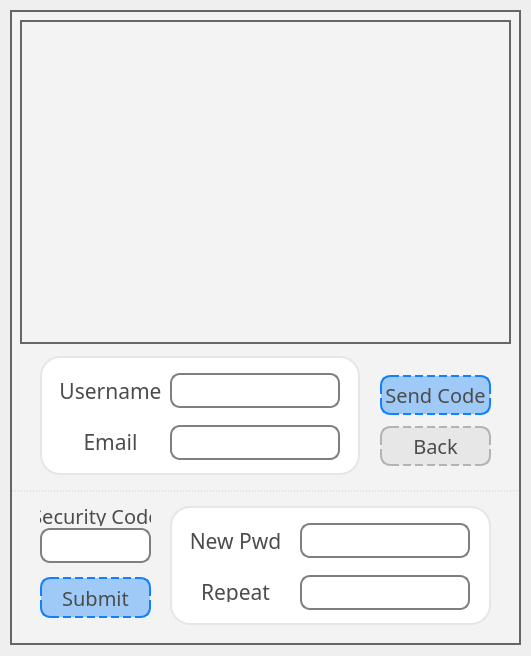
<?xml version="1.0" encoding="UTF-8"?>
<ui version="4.0">
 <class>ForgetPassword</class>
 <widget class="QWidget" name="ForgetPassword">
  <property name="geometry">
   <rect>
    <x>0</x>
    <y>0</y>
    <width>531</width>
    <height>656</height>
   </rect>
  </property>
  <property name="windowTitle">
   <string>Form</string>
  </property>
  <widget class="QFrame" name="frame_2">
   <property name="geometry">
    <rect>
     <x>10</x>
     <y>10</y>
     <width>511</width>
     <height>635</height>
    </rect>
   </property>
   <property name="styleSheet">
    <string notr="true">QFrame{
	background: rgb(243, 243, 243);
	border: 2px solid rgb(102, 102, 102);
}</string>
   </property>
   <property name="frameShape">
    <enum>QFrame::StyledPanel</enum>
   </property>
   <property name="frameShadow">
    <enum>QFrame::Raised</enum>
   </property>
   <widget class="QWidget" name="verticalLayoutWidget">
    <property name="geometry">
     <rect>
      <x>370</x>
      <y>360</y>
      <width>111</width>
      <height>101</height>
     </rect>
    </property>
    <layout class="QVBoxLayout" name="verticalLayout">
     <item>
      <widget class="QPushButton" name="pushButton_2">
       <property name="minimumSize">
        <size>
         <width>10</width>
         <height>40</height>
        </size>
       </property>
       <property name="font">
        <font>
         <family>Helvetica 12</family>
         <pointsize>15</pointsize>
         <weight>9</weight>
         <italic>false</italic>
         <bold>false</bold>
        </font>
       </property>
       <property name="styleSheet">
        <string notr="true">QPushButton{
	border: 2px dashed rgb(15, 128, 255);
	background:rgba(15, 128, 255, 93);
	border-radius:10px;
	color: rgb(76, 76, 76);
	font: 75 15pt &quot;Helvetica&quot; bold;
}

QPushButton:hover{
	border: 2px dashed rgb(15, 128, 255);
	background:rgba(15, 128, 255, 43);
	border-radius:10px;
	color: rgb(76, 76, 76);
	font: 75 15pt &quot;Helvetica&quot; bold;
}</string>
       </property>
       <property name="text">
        <string>Send Code</string>
       </property>
       <property name="iconSize">
        <size>
         <width>16</width>
         <height>16</height>
        </size>
       </property>
       <property name="default">
        <bool>true</bool>
       </property>
       <property name="flat">
        <bool>false</bool>
       </property>
      </widget>
     </item>
     <item>
      <widget class="QPushButton" name="pushButton">
       <property name="minimumSize">
        <size>
         <width>0</width>
         <height>40</height>
        </size>
       </property>
       <property name="font">
        <font>
         <family>Helvetica 12</family>
         <pointsize>15</pointsize>
         <weight>9</weight>
         <italic>false</italic>
         <bold>false</bold>
        </font>
       </property>
       <property name="styleSheet">
        <string notr="true">QPushButton{
	border: 2px dashed rgb(179, 179, 179);
	border-radius:10px;
	background:rgba(204, 204, 204, 73);
	color: rgb(76, 76, 76);
	font: 75 15pt &quot;Helvetica&quot; bold ;
}

QPushButton:hover{
	border: 2px dashed rgb(179, 179, 179);
	border-radius:10px;
	background:rgba(204, 204, 204, 20);
	color: rgb(76, 76, 76);
	font: 75 15pt &quot;Helvetica&quot; bold ;
}</string>
       </property>
       <property name="text">
        <string>Back</string>
       </property>
       <property name="flat">
        <bool>false</bool>
       </property>
      </widget>
     </item>
    </layout>
   </widget>
   <widget class="QGroupBox" name="groupBox">
    <property name="geometry">
     <rect>
      <x>160</x>
      <y>485</y>
      <width>321</width>
      <height>130</height>
     </rect>
    </property>
    <property name="styleSheet">
     <string notr="true">QGroupBox{
	border: 2px solid rgb(230, 230, 230);
	border-radius:20px;
	background:white;
	margin-top: 11 px;
}

QGroupBox::title {
	background: rgb(248, 248, 248);
	subcontrol-origin: margin;
	subcontrol-position: top center;	
	padding: 3 1px;
	color: rgba(15, 128, 255, 193);
	border: 2px solid rgba(15, 128, 255, 193);
	border-radius:10px;
}</string>
    </property>
    <property name="title">
     <string/>
    </property>
    <widget class="QLineEdit" name="lineEdit_3">
     <property name="geometry">
      <rect>
       <x>130</x>
       <y>28</y>
       <width>170</width>
       <height>35</height>
      </rect>
     </property>
     <property name="styleSheet">
      <string notr="true">QLineEdit{
	border: 2px solid rgb(127, 127, 127);
	border-radius:10px;
	font: 75 16pt &quot;Helvetica&quot; bold;
	lineedit-password-mask-delay: 500;
}
</string>
     </property>
     <property name="maxLength">
      <number>20</number>
     </property>
     <property name="frame">
      <bool>true</bool>
     </property>
     <property name="echoMode">
      <enum>QLineEdit::Password</enum>
     </property>
     <property name="alignment">
      <set>Qt::AlignCenter</set>
     </property>
     <property name="clearButtonEnabled">
      <bool>false</bool>
     </property>
    </widget>
    <widget class="QLabel" name="label_3">
     <property name="geometry">
      <rect>
       <x>10</x>
       <y>35</y>
       <width>111</width>
       <height>21</height>
      </rect>
     </property>
     <property name="font">
      <font>
       <family>Helvetica 12</family>
       <pointsize>16</pointsize>
       <weight>9</weight>
       <italic>false</italic>
       <bold>false</bold>
      </font>
     </property>
     <property name="styleSheet">
      <string notr="true">QLabel{
	background: white;
	border: 0px;
	color: rgb(76, 76, 76);
	font: 75 16pt &quot;Helvetica&quot; bold;
}</string>
     </property>
     <property name="text">
      <string>New Pwd</string>
     </property>
     <property name="alignment">
      <set>Qt::AlignCenter</set>
     </property>
    </widget>
    <widget class="QLineEdit" name="lineEdit_4">
     <property name="geometry">
      <rect>
       <x>130</x>
       <y>80</y>
       <width>170</width>
       <height>35</height>
      </rect>
     </property>
     <property name="styleSheet">
      <string notr="true">QLineEdit{
	border: 2px solid rgb(127, 127, 127);
	border-radius:10px;
	font: 75 16pt &quot;Helvetica&quot; bold;
	lineedit-password-mask-delay: 500;
}
</string>
     </property>
     <property name="text">
      <string/>
     </property>
     <property name="maxLength">
      <number>20</number>
     </property>
     <property name="echoMode">
      <enum>QLineEdit::Password</enum>
     </property>
     <property name="alignment">
      <set>Qt::AlignCenter</set>
     </property>
    </widget>
    <widget class="QLabel" name="label_4">
     <property name="geometry">
      <rect>
       <x>10</x>
       <y>86</y>
       <width>111</width>
       <height>21</height>
      </rect>
     </property>
     <property name="font">
      <font>
       <family>Helvetica 12</family>
       <pointsize>16</pointsize>
       <weight>9</weight>
       <italic>false</italic>
       <bold>false</bold>
      </font>
     </property>
     <property name="styleSheet">
      <string notr="true">QLabel{
	background: white;
	border: 0px;
	color: rgb(76, 76, 76);
	font: 75 16pt &quot;Helvetica&quot; bold;
}</string>
     </property>
     <property name="text">
      <string>Repeat</string>
     </property>
     <property name="alignment">
      <set>Qt::AlignCenter</set>
     </property>
    </widget>
   </widget>
   <widget class="QGroupBox" name="groupBox_2">
    <property name="geometry">
     <rect>
      <x>30</x>
      <y>335</y>
      <width>320</width>
      <height>130</height>
     </rect>
    </property>
    <property name="styleSheet">
     <string notr="true">QGroupBox{
	border: 2px solid rgb(230, 230, 230);
	border-radius:20px;
	background:white;
	margin-top: 11 px;
}

QGroupBox::title {
	background: rgb(248, 248, 248);
	subcontrol-origin: margin;
	subcontrol-position: top center;	
	padding: 3 1px;
	color: rgba(15, 128, 255, 193);
	border: 2px solid rgba(15, 128, 255, 193);
	border-radius:10px;
}</string>
    </property>
    <property name="title">
     <string/>
    </property>
    <widget class="QLabel" name="label_2">
     <property name="geometry">
      <rect>
       <x>10</x>
       <y>86</y>
       <width>121</width>
       <height>21</height>
      </rect>
     </property>
     <property name="font">
      <font>
       <family>Helvetica 12</family>
       <pointsize>16</pointsize>
       <weight>9</weight>
       <italic>false</italic>
       <bold>false</bold>
      </font>
     </property>
     <property name="styleSheet">
      <string notr="true">QLabel{
	background: white;
	border: 0px;
	color: rgb(76, 76, 76);
	font: 75 16pt &quot;Helvetica&quot; bold;
}</string>
     </property>
     <property name="text">
      <string>Email</string>
     </property>
     <property name="alignment">
      <set>Qt::AlignCenter</set>
     </property>
    </widget>
    <widget class="QLabel" name="label">
     <property name="geometry">
      <rect>
       <x>10</x>
       <y>35</y>
       <width>121</width>
       <height>21</height>
      </rect>
     </property>
     <property name="font">
      <font>
       <family>Helvetica 12</family>
       <pointsize>16</pointsize>
       <weight>9</weight>
       <italic>false</italic>
       <bold>false</bold>
      </font>
     </property>
     <property name="styleSheet">
      <string notr="true">QLabel{
	background: white;
	border: 0px;
	color: rgb(76, 76, 76);
	font: 75 16pt &quot;Helvetica&quot; bold;
}</string>
     </property>
     <property name="text">
      <string>Username</string>
     </property>
     <property name="alignment">
      <set>Qt::AlignCenter</set>
     </property>
    </widget>
    <widget class="QLineEdit" name="lineEdit_2">
     <property name="geometry">
      <rect>
       <x>130</x>
       <y>80</y>
       <width>170</width>
       <height>35</height>
      </rect>
     </property>
     <property name="styleSheet">
      <string notr="true">QLineEdit{
	border: 2px solid rgb(127, 127, 127);
	border-radius:10px;
	font: 75 14pt &quot;Helvetica&quot; bold;
}
</string>
     </property>
     <property name="maxLength">
      <number>30</number>
     </property>
     <property name="echoMode">
      <enum>QLineEdit::Normal</enum>
     </property>
     <property name="alignment">
      <set>Qt::AlignCenter</set>
     </property>
    </widget>
    <widget class="QLineEdit" name="lineEdit">
     <property name="geometry">
      <rect>
       <x>130</x>
       <y>28</y>
       <width>170</width>
       <height>35</height>
      </rect>
     </property>
     <property name="styleSheet">
      <string notr="true">QLineEdit{
	border: 2px solid rgb(127, 127, 127);
	border-radius:10px;
	font: 75 16pt &quot;Helvetica&quot; bold;
}
</string>
     </property>
     <property name="maxLength">
      <number>20</number>
     </property>
     <property name="frame">
      <bool>true</bool>
     </property>
     <property name="alignment">
      <set>Qt::AlignCenter</set>
     </property>
     <property name="clearButtonEnabled">
      <bool>false</bool>
     </property>
    </widget>
   </widget>
   <widget class="QLabel" name="label_5">
    <property name="geometry">
     <rect>
      <x>30</x>
      <y>495</y>
      <width>111</width>
      <height>21</height>
     </rect>
    </property>
    <property name="font">
     <font>
      <family>Helvetica 12</family>
      <pointsize>15</pointsize>
      <weight>9</weight>
      <italic>false</italic>
      <bold>false</bold>
     </font>
    </property>
    <property name="styleSheet">
     <string notr="true">QLabel{
	background: rgb(243, 243, 243);
	border: 0px;
	color: rgb(76, 76, 76);
	font: 75 15pt &quot;Helvetica&quot; bold;
}</string>
    </property>
    <property name="text">
     <string>Security Code</string>
    </property>
    <property name="alignment">
     <set>Qt::AlignCenter</set>
    </property>
   </widget>
   <widget class="QPushButton" name="pushButton_3">
    <property name="geometry">
     <rect>
      <x>30</x>
      <y>567</y>
      <width>111</width>
      <height>41</height>
     </rect>
    </property>
    <property name="minimumSize">
     <size>
      <width>0</width>
      <height>30</height>
     </size>
    </property>
    <property name="font">
     <font>
      <family>Helvetica 12</family>
      <pointsize>15</pointsize>
      <weight>9</weight>
      <italic>false</italic>
      <bold>false</bold>
     </font>
    </property>
    <property name="styleSheet">
     <string notr="true">QPushButton{
	border: 2px dashed rgb(15, 128, 255);
	background:rgba(15, 128, 255, 93);
	border-radius:10px;
	color: rgb(76, 76, 76);
	font: 75 15pt &quot;Helvetica&quot; bold;
}

QPushButton:hover{
	border: 2px dashed rgb(15, 128, 255);
	background:rgba(15, 128, 255, 43);
	border-radius:10px;
	color: rgb(76, 76, 76);
	font: 75 15pt &quot;Helvetica&quot; bold;
}</string>
    </property>
    <property name="text">
     <string>Submit</string>
    </property>
    <property name="iconSize">
     <size>
      <width>16</width>
      <height>16</height>
     </size>
    </property>
    <property name="default">
     <bool>true</bool>
    </property>
    <property name="flat">
     <bool>false</bool>
    </property>
   </widget>
   <widget class="QLineEdit" name="lineEdit_5">
    <property name="geometry">
     <rect>
      <x>30</x>
      <y>518</y>
      <width>111</width>
      <height>35</height>
     </rect>
    </property>
    <property name="styleSheet">
     <string notr="true">QLineEdit{
	border: 2px solid rgb(127, 127, 127);
	border-radius:10px;
	background:white;
	font: 75 16pt &quot;Helvetica&quot; bold;
}
</string>
    </property>
    <property name="maxLength">
     <number>20</number>
    </property>
    <property name="echoMode">
     <enum>QLineEdit::Normal</enum>
    </property>
    <property name="alignment">
     <set>Qt::AlignCenter</set>
    </property>
   </widget>
   <widget class="Line" name="line">
    <property name="geometry">
     <rect>
      <x>2</x>
      <y>480</y>
      <width>507</width>
      <height>2</height>
     </rect>
    </property>
    <property name="styleSheet">
     <string notr="true">border: 1px dashed rgba(204, 204, 204,190);</string>
    </property>
    <property name="orientation">
     <enum>Qt::Horizontal</enum>
    </property>
   </widget>
   <widget class="QFrame" name="titlepic">
    <property name="geometry">
     <rect>
      <x>10</x>
      <y>10</y>
      <width>491</width>
      <height>324</height>
     </rect>
    </property>
    <property name="autoFillBackground">
     <bool>false</bool>
    </property>
    <property name="styleSheet">
     <string notr="true"/>
    </property>
    <property name="frameShape">
     <enum>QFrame::StyledPanel</enum>
    </property>
    <property name="frameShadow">
     <enum>QFrame::Raised</enum>
    </property>
   </widget>
  </widget>
 </widget>
 <tabstops>
  <tabstop>lineEdit</tabstop>
  <tabstop>lineEdit_2</tabstop>
  <tabstop>lineEdit_3</tabstop>
  <tabstop>lineEdit_4</tabstop>
  <tabstop>lineEdit_5</tabstop>
  <tabstop>pushButton_3</tabstop>
  <tabstop>pushButton</tabstop>
  <tabstop>pushButton_2</tabstop>
 </tabstops>
 <resources/>
 <connections/>
</ui>
